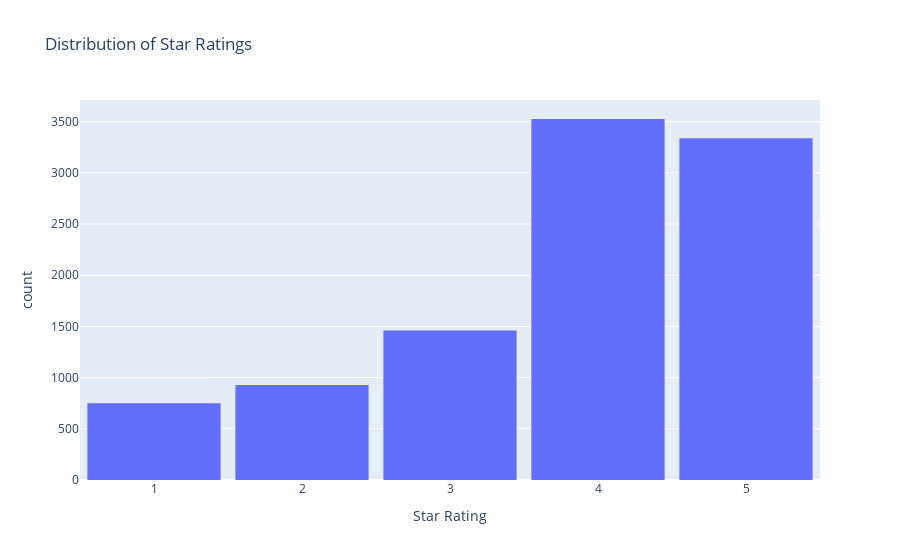

Notebook code for this chart:
### Code cell
# Check star rating distribution
print("Star Rating Distribution:")
print(df['stars'].value_counts().sort_index())

# Visualize distribution
fig = px.histogram(df, x='stars', title='Distribution of Star Ratings',
                   labels={'stars': 'Star Rating', 'count': 'Number of Reviews'})
fig.update_layout(bargap=0.1)
fig.show()

### Figure 1 — Plotly figure (JSON) as saved in the notebook; plotly's stock layout.template omitted (floating-point values rounded to 4 significant figures; data arrays with more than 128 entries replaced by an {"elided": "..."} marker saying what was removed)
{"data": [{"bingroup": "x", "hovertemplate": "Star Rating=%{x}<br>count=%{y}<extra></extra>", "legendgroup": "", "marker": {"color": "#636efa", "pattern": {"shape": ""}}, "name": "", "orientation": "v", "showlegend": false, "type": "histogram", "x": {"elided": "10000 int values"}, "xaxis": "x", "yaxis": "y"}], "layout": {"bargap": 0.1, "barmode": "relative", "legend": {"tracegroupgap": 0}, "title": {"text": "Distribution of Star Ratings"}, "xaxis": {"anchor": "y", "domain": [0, 1], "title": {"text": "Star Rating"}}, "yaxis": {"anchor": "x", "domain": [0, 1], "title": {"text": "count"}}}}
